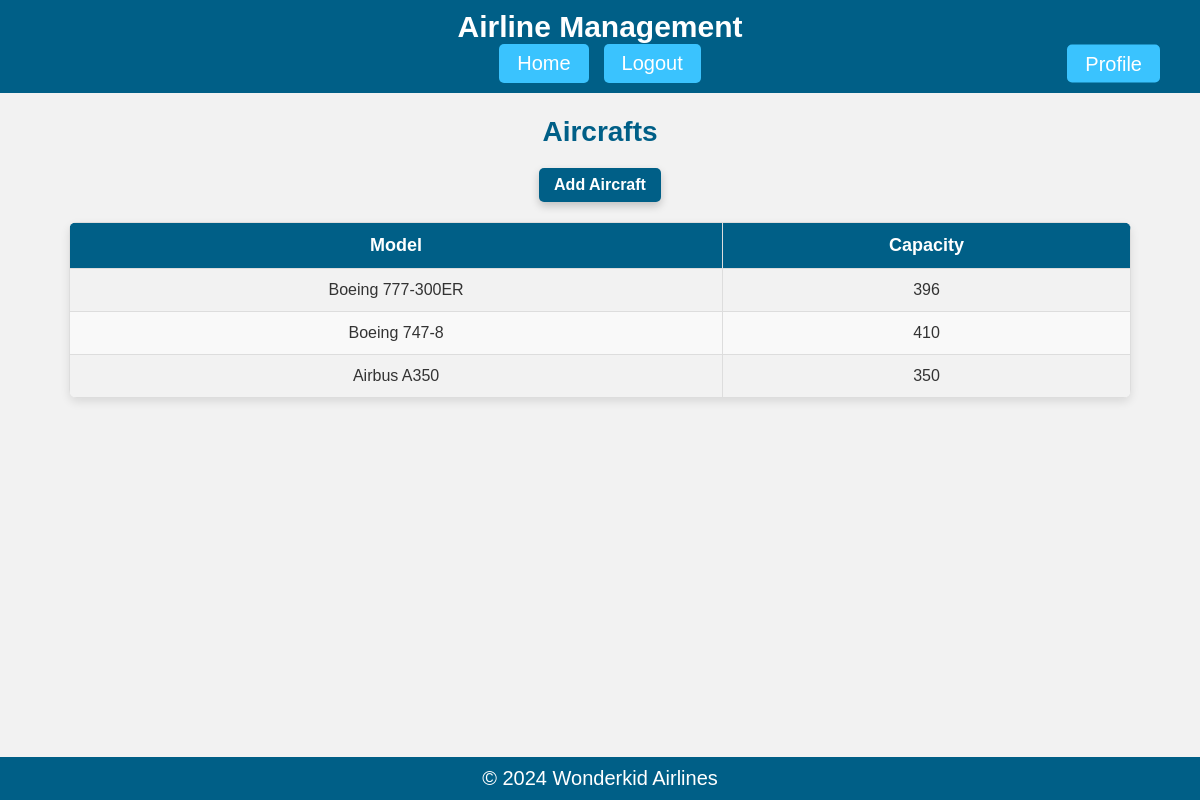
Page /aircrafts/ (signed in) on the committed database.
### Airlines/models.py (models this page shows, shortened)
class Aircraft(models.Model):
    model = models.CharField(max_length=100)
    capacity = models.PositiveIntegerField()

### Airlines/views.py (the view)
# urls.py: path('aircrafts/', views.aircrafts, name='aircrafts'),
@login_required
def aircrafts(request):
    aircrafts = Aircraft.objects.all()
    return render(request, 'aircrafts.html', {'aircrafts': aircrafts})

### Airlines/templates/aircrafts.html (shortened to what this page needs)
{% extends 'base.html' %}
{% block content %}
{% if user.is_authenticated %}
    <div class="content-wrapper">
        <h2>Aircrafts</h2>
        <a href="{% url 'add_aircraft' %}" class="btn primary-btn">Add Aircraft</a>
        <table>
            <thead>
                <tr>
                    <th>Model</th>
                    <th>Capacity</th>
                </tr>
            </thead>
            <tbody>
                {% for aircraft in aircrafts %}
                    <tr>
                        <td>{{ aircraft.model }}</td>
                        <td>{{ aircraft.capacity }}</td>
                    </tr>
                {% endfor %}
            </tbody>
        </table>
    </div>
{% else %}
    <p>Please <a href="{% url 'login' %}">log in</a> to access the booking list.</p>
{% endif %}
{% endblock %}

### Airlines/templates/base.html (style rules this page uses)
body { font-family: Arial, sans-serif; background-color: #f2f2f2; margin: 0; padding: 0; color: #333; min-height: 100vh; display: flex; flex-direction: column; }

### Airlines/templates/aircrafts.html (style rules this page uses)
h2 { text-align: center; color: #005f87; font-size: 28px; margin-bottom: 20px; }
table { width: 90%; border-collapse: collapse; margin: 20px auto; border-radius: 8px; overflow: hidden; box-shadow: 0px 4px 10px rgba(0, 0, 0, 0.1); }
table th, table td { padding: 12px; text-align: center; border: 1px solid #ddd; font-size: 16px; }
table th { background-color: #005f87; color: white; font-weight: bold; font-size: 18px; }
table tbody tr:nth-child(even) { background-color: #f9f9f9; }
.btn { display: inline-block; padding: 8px 15px; background-color: #005f87; color: white; text-decoration: none; border-radius: 5px; font-size: 20px; transition: background-color 0.3s ease, transform 0.2s ease; }
.primary-btn { display: block; width: fit-content; margin: 0 auto 20px; background-color: #005f87; font-size: 16px; font-weight: bold; box-shadow: 0px 4px 8px rgba(0, 0, 0, 0.2); }
body, .container { margin: 0; padding: 0; width: 100%; }
.content-wrapper { padding: 0 10px; }

### rows in the picture
Aircraft: model "Boeing 777-300ER", capacity "396"
Aircraft: model "Boeing 747-8", capacity "410"
Aircraft: model "Airbus A350", capacity "350"
